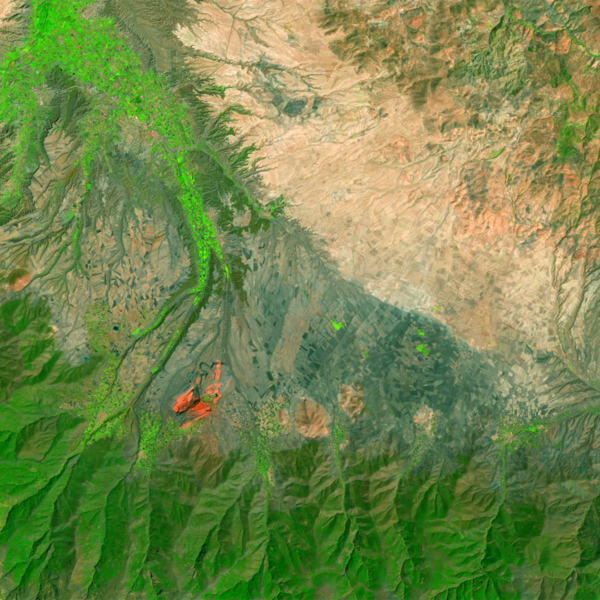
#> input picture corpus/AndasolChangePair/im1.jpg, 1200 x 1200 px (shown at 1/2 size)
$ jupyter execute Newtry2009paper.ipynb
#> lines starting #> are read from the running program, lines starting #| are printed output that depends on the picture; after the words box and inside, x2 and y2 are one past the last pixel; in counts of white or black regions, pixels touching at a corner belong together
Unsupervised Change Detection in Satellite Images
Using Principal Component Analysis
and k -Means Clustering

Atreya Majumdar

[cell 1]
import cv2 as cv
import numpy as np
from matplotlib import pyplot as plt
from sklearn.cluster import KMeans
import math

[cell 2]
#path1 = "im1.jpg" #Read image 1 in Grayscale
#path2 = "im2.jpg" #Read image 2 in Grayscale

im1 = cv.imread("im1.jpg",0)
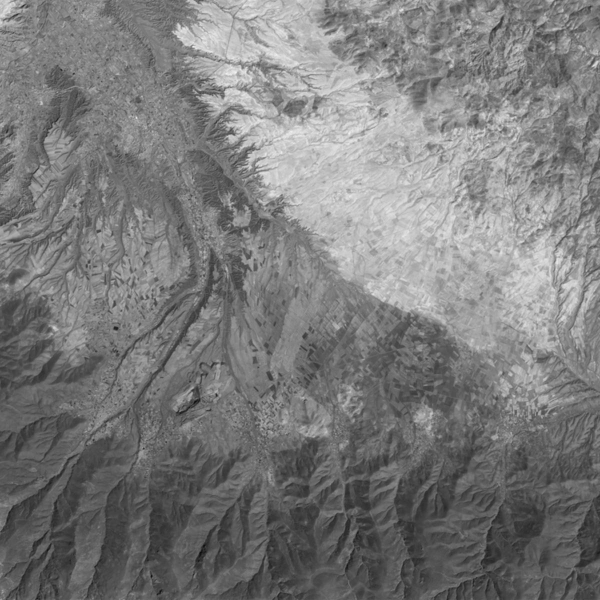
#> im1: shape (1200, 1200) (shown at 1/2 size); min 5, max 247, mean 122.8
im2 = cv.imread("im2.jpg",0)
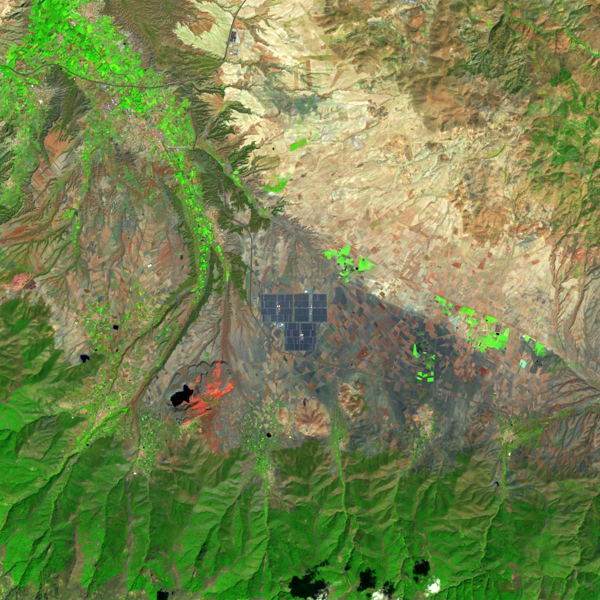
#> input picture corpus/AndasolChangePair/im2.jpg, 1200 x 1200 px (shown at 1/2 size)
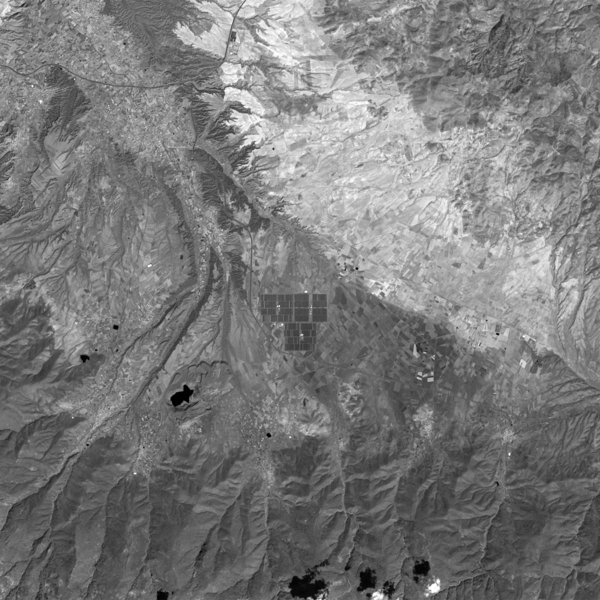
#> im2: shape (1200, 1200) (shown at 1/2 size); min 0, max 255, mean 121.2

if im1.shape==im2.shape:  #Storing height and width of image if dimensions of two images are the same
    H, W = im1.shape
#> H = 1200; W = 1200
else:
    H,W =im1.shape   #Resizing image 2 to dimensions of image 1 if they are different and then storing them
    im2=cv.resize(im2, (H,W) )
    im1=cv.resize(im1,(H,W))

[cell 3]
def Normaldiffimg(im1,im2,H,W):  # Function to generate normalized difference image
    difference1 = cv.absdiff(im1, im2)
    norm_img = np.zeros((H,W))
    normalizedimg = cv.normalize(difference1,  norm_img, 0, 255, cv.NORM_MINMAX)
    return normalizedimg

[cell 4]
diffimg= Normaldiffimg(im1,im2, H, W) #Generating normalized difference image from given images
#> in Normaldiffimg, `difference1 = cv.absdiff(im1, im2)`:
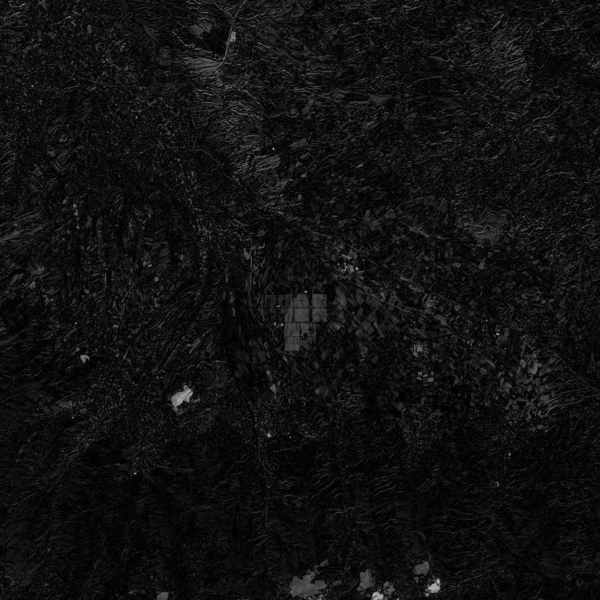
#> difference1: shape (1200, 1200) (shown at 1/2 size); min 0, max 194, mean 16.6

[cell 5]
#cv.imwrite("differenceatreya.png",diff_img)

[cell 6]
#print(normalizedimg.shape)
#print(im1.shape)
#print(im2.shape)

[cell 7]
def Blocks(diff_img,h, H, W): #Function to generate h x h non-overlapping blocks in image
    imgblock=[]
    for i in range(H):
        for j in range(W):
            imgblock.append(np.reshape(diff_img[i : i + h, j : j + h], (h**2, 1)))
    imgblock = np.array(imgblock)
    return imgblock

[cell 8]
def co_variance_matrix(imgblock):
    pre_c=[]
    for i in imgblock[:5]:  #Computing the co-variance matrix, h^2 x h^2
        ele=np.array([i])
        x=np.dot(ele.T,ele) #Computing dot product of delta_p transpose and delta_p
        pre_c.append(x)
    new_pre=np.array(pre_c)
    return new_pre

[cell 9]
def pca(matrix, imgblock):               #Applying Principal Component Analysis
    evals, evecs = np.linalg.eig(matrix) #Storing the eigen values and vectors of the co-variance matrix
    newc=evals.argsort()[::-1]           #Quicksorts the eigen vector matrixx then reverses it
    evals=evals[newc]
    evecs=evecs[newc]
    for i in range(len(evals)):
        if sum(evals[i:]) >= 0.9*sum(evals):  #Chose Rate= 0.9 here
            break
    new_evecs= evecs[:,i:]
    f_vec= np.dot(imgblock, new_evecs)  #Calculating feature vector
    return f_vec

[cell 10]
def K_means_func(fv,H,W):   # Applying K-means clustering with 2 clusters (k=2) and detecting changes
    #Here, k=2
    fitter=KMeans(2).fit(fv).labels_
    change_map=np.reshape(fitter, (H,W))
    if sum(sum(change_map == 1)) > sum(sum(change_map == 0)):
        change_map[change_map == 1] = 0
        change_map[change_map == 0] = 1
    change_map = np.abs(change_map)*255
    change_map = change_map.astype(np.uint8)
    return change_map

[cell 11]
def final_map(im1, im2, H, W, h):

    diffimg=Normaldiffimg(im1,im2,H,W)


    pads = int(np.ceil(h / 2))
    diffimg = np.pad(diffimg, ((pads, pads), (pads, pads)))  # Add padding to difference image

    imgblock = Blocks(diffimg,h, H, W)[:,:,0]
    M = int(W*H/h*h)  # np.floor() returns a float so directly converting to int with () is more efficient
    c_matrix = np.sum(co_variance_matrix(imgblock), axis = 0)/M

    fv=pca(c_matrix,imgblock)
    change_map=K_means_func(fv,H,W)
    return change_map

[cell 12]
h=4
cv.imwrite("Normalized_Difference_Img.png",diffimg)
computed_map=final_map(im1,im2,H,W,h)
#> after the loop in Blocks, `for i in range(H):`: imgblock = 1440000 items
#> the loop in co_variance_matrix, `for i in imgblock[:5]:` made 5 passes
#> i on passes 1 to 5: [0, 0, 0, 0, 0, 0, 0, 0, 0, 0, 4, 7, 0, 0, 1, 16], [0, 0, 0, 0, 0, 0, 0, 0, 0, 4, 7, 16, 0, 1, 16, 34], [0, 0, 0, 0, 0, 0, 0, 0, 4, 7, 16, 32, 1, 16, 34, 42], [0, 0, 0, 0, 0, 0, 0, 0, 7, 16, 32, 38, 16, 34, 42, 33], [0, 0, 0, 0, 0, 0, 0, 0, 16, 32, 38, 32, 34, 42, 33, 21]
#> after the loop in co_variance_matrix, `for i in imgblock[:5]:`: pre_c = 5 items
#> in pca, `evals, evecs = np.linalg.eig(matrix)`: evals = [0.00176, 0.000318, -0.000399, 0.000185, -0.000265, 7.03e-05, -8.5e-05, -0.000129, 0, 0, 0, 0, 0, 0, 0, 0]
#> in pca, `newc=evals.argsort()[::-1]`: newc = [0, 1, 3, 5, 15, 14, 13, 12, 8, 9, 10, 11, 6, 7, 4, 2]
#> in pca, `evals=evals[newc]`: evals = [0.00176, 0.000318, 0.000185, 7.03e-05, 0, 0, 0, 0, 0, 0, 0, 0, -8.5e-05, -0.000129, -0.000265, -0.000399]
#> the loop in pca, `for i in range(len(evals)):` made 1 pass
#> in K_means_func, `change_map=np.reshape(fitter, (H,W))`:
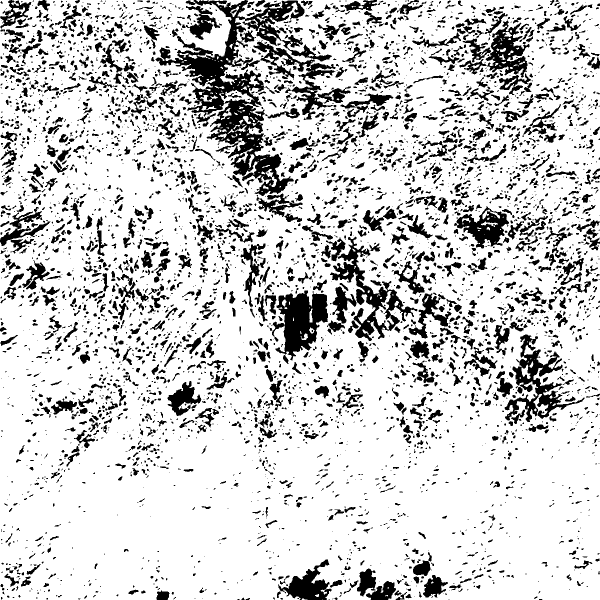
#> change_map: shape (1200, 1200) int32 (shown at 1/2 size); values 0 (black) and 1 (white), 81.1% white; 4831 black regions (2985 under 20 px), largest, box (x1, y1, x2, y2) and area: (311, 0, 609, 392) 29601, (543, 581, 656, 721) 8516, (660, 473, 835, 682) 8053
#> in K_means_func, `change_map[change_map == 1] = 0`: change_map: shape (1200, 1200) int32; every value is 0
#> in K_means_func, `change_map[change_map == 0] = 1`: change_map: shape (1200, 1200) int32; every value is 1
#> in K_means_func, `change_map = np.abs(change_map)*255`: change_map: shape (1200, 1200) int32; every value is 255
#> in K_means_func, `change_map = change_map.astype(np.uint8)`: change_map: shape (1200, 1200); every value is 255
cv.imwrite("Final_change_map.png",computed_map)
#> Out = True
